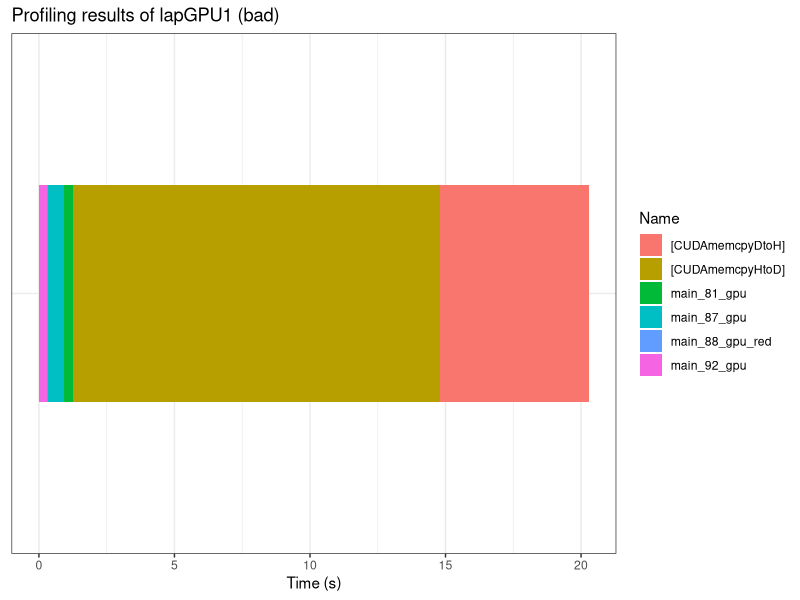
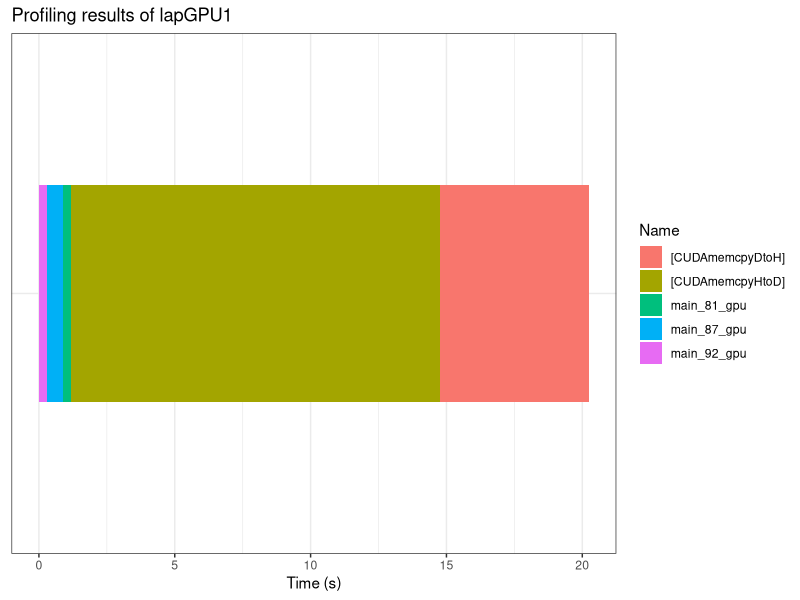
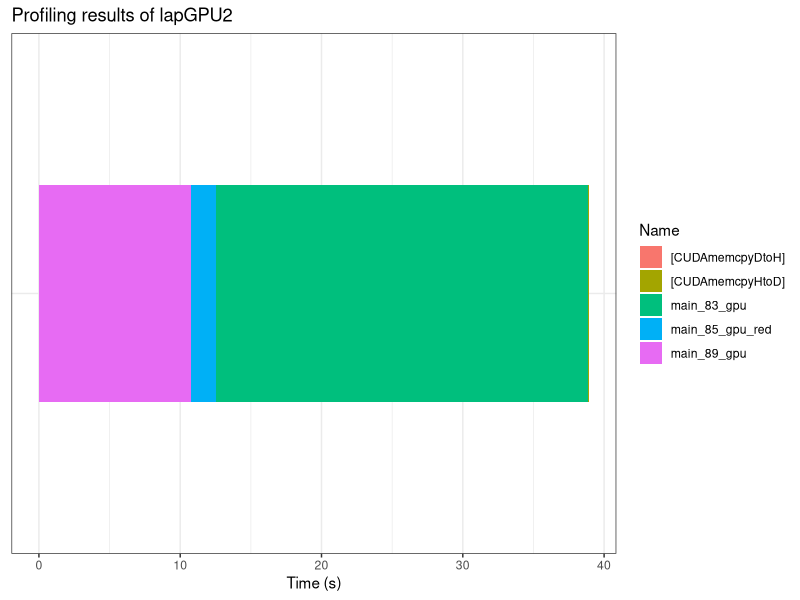
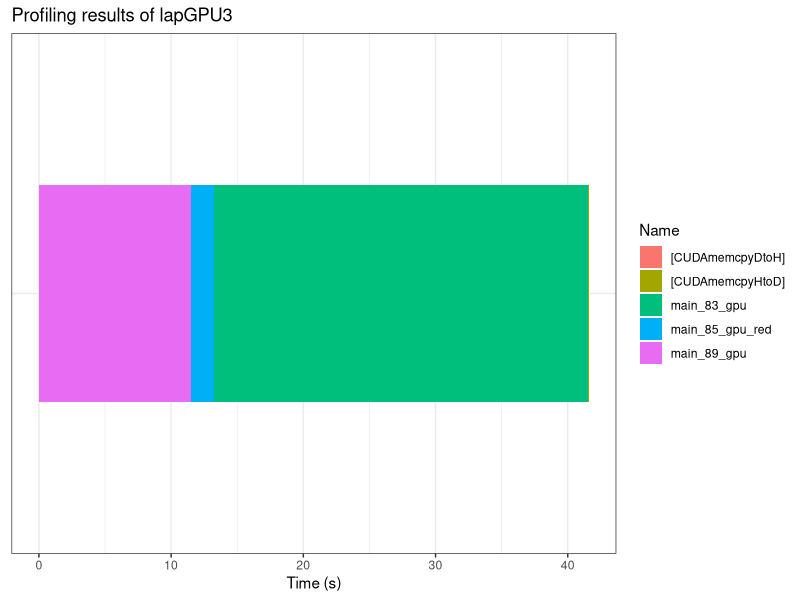
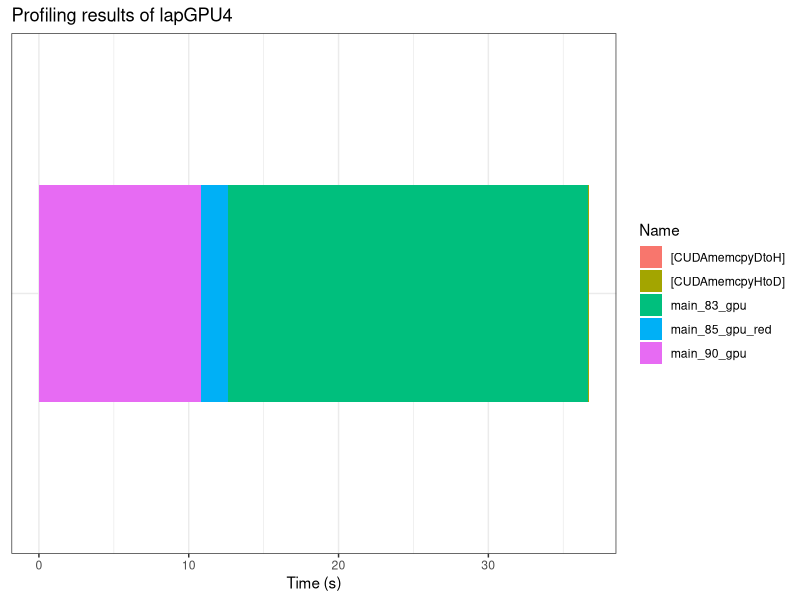
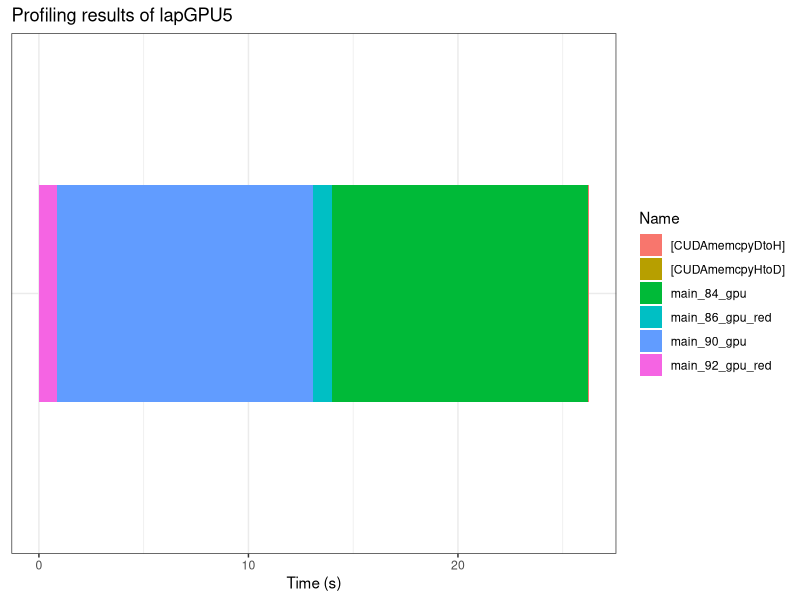
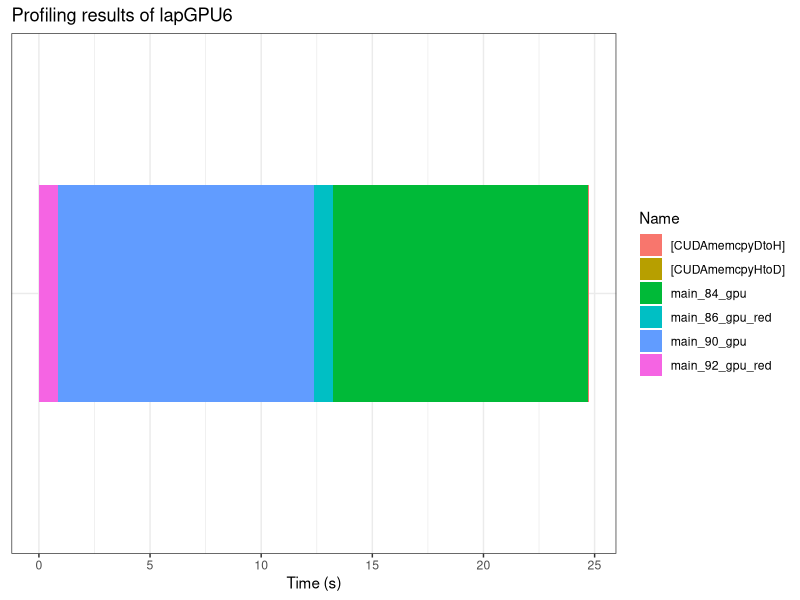
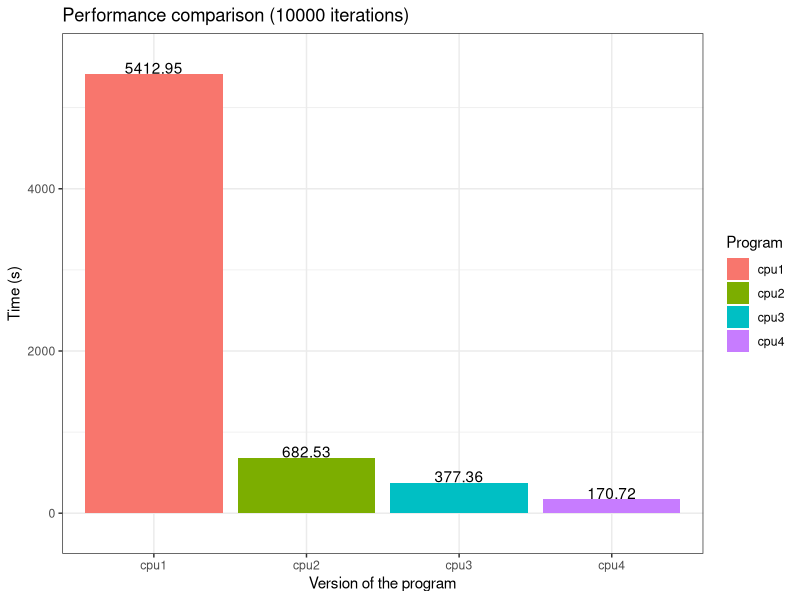

These figures' R source, in order:
library(tidyverse)
library(data.table)

# Functions ------------------------------------------------

transform_times <- function(time) {
	ifelse( grepl("ns", time), as.numeric(gsub("[a-z]", "", time))/10^9,
					ifelse( grepl("us", time), as.numeric(gsub("[a-z]", "", time))/10^6,
									ifelse( grepl("ms", time), as.numeric(gsub("[a-z]", "", time))/10^3,
													ifelse( grepl("s", time), as.numeric(gsub("[a-z]", "", time)),
																	time ))))
}

clean_data<- function(df) {
	data.clean <- df %>%
		mutate(Time = transform_times(Time)) %>%
		mutate(Avg = transform_times(Avg)) %>%
		mutate(Min = transform_times(Min)) %>%
		mutate(Max = transform_times(Max))

	data.clean <- data.clean %>%
		select(Perc = `Time(%)`, Time, Avg, Min, Max, Calls, Name) %>%
		mutate(Perc = Time/sum(Time))

	return(data.clean)
}

plot_timeline <- function(df, time_col, name) {
	ggplot(df, aes_string(y = time_col, fill = "Name")) +
		geom_bar(aes(x = as.factor(1)), stat="identity", width = 0.5) +
		coord_flip() +
		theme_bw() +
		theme(axis.title.y=element_blank(),
					axis.text.y=element_blank(),
					axis.ticks.y=element_blank()) +
		labs(title = paste("Profiling results of", name),
				 y = "Time (s)")
}

plot_perf_comparison <- function(df, margin = 50, padding = 5) {
	df <- df %>% mutate(Time = Time)
	ggplot(df, aes(x = Program, y = Time, fill = Program)) +
		geom_bar(stat = "identity", position = "dodge") +
		geom_text(aes(y = Time + padding, label = round(Time, digits = 2)),
							vjust = 0, position=position_dodge(width = 0.9)) +
		labs(title = "Performance comparison (10000 iterations)",
				 x = "Version of the program",
				 y = "Time (s)") +
		scale_y_continuous(expand = c(0,margin))
}

# Construct data frames ------------------------------------

setwd("/home/aldomann/Code/C/parallel-programming/gpu")

# Read RAW data
data.gpu1.bad <- fread("results/lapGPU1-bad.dat")
data.gpu1 <- fread("results/lapGPU1.dat")
data.gpu2 <- fread("results/lapGPU2.dat")
data.gpu3 <- fread("results/lapGPU3.dat")
data.gpu4 <- fread("results/lapGPU4.dat")
data.gpu5 <- fread("results/lapGPU5.dat")
data.gpu6 <- fread("results/lapGPU6.dat")

data.cpu1 <- fread("results/lapCPU1.dat")$V1
data.cpu2 <- fread("results/lapCPU2.dat")$V1
data.cpu3 <- fread("results/lapCPU3.dat")$V1
data.cpu4 <- fread("results/lapCPU4.dat")$V1

# Interpolate iterations
data.cpu1 <- data.cpu1 * 40
data.cpu2 <- data.cpu2 * 40
data.cpu3 <- data.cpu3 * 40
data.cpu4 <- data.cpu4 * 40

# Clean RAW data
data.gpu1.bad <- clean_data(data.gpu1.bad)
data.gpu1 <- clean_data(data.gpu1)
data.gpu2 <- clean_data(data.gpu2)
data.gpu3 <- clean_data(data.gpu3)
data.gpu4 <- clean_data(data.gpu4)
data.gpu5 <- clean_data(data.gpu5)
data.gpu6 <- clean_data(data.gpu6)

# Fix GPU1 (bad) results
# data.gpu1.bad <- data.gpu1.bad %>%
# 	mutate(Time = Time * 40)

# Construct results data frames
times.cpu <- as.data.frame(
	rbind(c(data.cpu1, "cpu1"),
				c(data.cpu2, "cpu2"),
				c(data.cpu3, "cpu3"),
				c(data.cpu4, "cpu4")
	))

times.gpu <- as.data.frame(
	rbind(c(sum(data.gpu1$Time), "gpu1"),
				c(sum(data.gpu2$Time), "gpu2"),
				c(sum(data.gpu3$Time), "gpu3"),
				c(sum(data.gpu4$Time), "gpu4"),
				c(sum(data.gpu5$Time), "gpu5"),
				c(sum(data.gpu6$Time), "gpu6")
	))

colnames(times.cpu) <- c("Time", "Program")
colnames(times.gpu) <- c("Time", "Program")

times.cpu <- times.cpu %>%
	mutate(Time = as.numeric(as.character(Time)))

times.gpu <- times.gpu %>%
	mutate(Time = as.numeric(as.character(Time)))

times <- rbind(times.cpu, times.gpu)

# Analysis -------------------------------------------------

# Timelines for the GPU
plot_timeline(data.gpu1.bad, "Time", "lapGPU1 (bad)") #+ theme(text = element_text(family = "LM Roman 10")) + ggsave(filename = "timeline-gpu1b.pdf", width = 5, height = 2, dpi = 96, device = cairo_pdf)
plot_timeline(data.gpu1, "Time", "lapGPU1") #+ theme(text = element_text(family = "LM Roman 10")) + ggsave(filename = "timeline-gpu1.pdf", width = 5, height = 2, dpi = 96, device = cairo_pdf)
plot_timeline(data.gpu2, "Time", "lapGPU2") #+ theme(text = element_text(family = "LM Roman 10")) + ggsave(filename = "timeline-gpu2.pdf", width = 5, height = 2, dpi = 96, device = cairo_pdf)
plot_timeline(data.gpu3, "Time", "lapGPU3") #+ theme(text = element_text(family = "LM Roman 10")) + ggsave(filename = "timeline-gpu3.pdf", width = 5, height = 2, dpi = 96, device = cairo_pdf)
plot_timeline(data.gpu4, "Time", "lapGPU4") #+ theme(text = element_text(family = "LM Roman 10")) + ggsave(filename = "timeline-gpu4.pdf", width = 5, height = 2, dpi = 96, device = cairo_pdf)
plot_timeline(data.gpu5, "Time", "lapGPU5") #+ theme(text = element_text(family = "LM Roman 10")) + ggsave(filename = "timeline-gpu5.pdf", width = 5, height = 2, dpi = 96, device = cairo_pdf)
plot_timeline(data.gpu6, "Time", "lapGPU6") #+ theme(text = element_text(family = "LM Roman 10")) + ggsave(filename = "timeline-gpu6.pdf", width = 5, height = 2, dpi = 96, device = cairo_pdf)

# Comparison plots
plot_perf_comparison(times.cpu, margin = 500) + theme_bw() #+ theme(text = element_text(family = "LM Roman 10")) + ggsave(filename = "times-cpu.pdf", width = 6, height = 2.75, dpi = 96, device = cairo_pdf)

plot_perf_comparison(times.gpu, margin = 5, padding = 1) + theme_bw() #+ theme(text = element_text(family = "LM Roman 10")) + ggsave(filename = "times-gpu.pdf", width = 6, height = 2.75, dpi = 96, device = cairo_pdf)

plot_perf_comparison(times, margin = 300, padding = 10) + theme_bw() #+ theme(text = element_text(family = "LM Roman 10")) + ggsave(filename = "times-all.pdf", width = 6.5, height = 3.5, dpi = 96, device = cairo_pdf)
